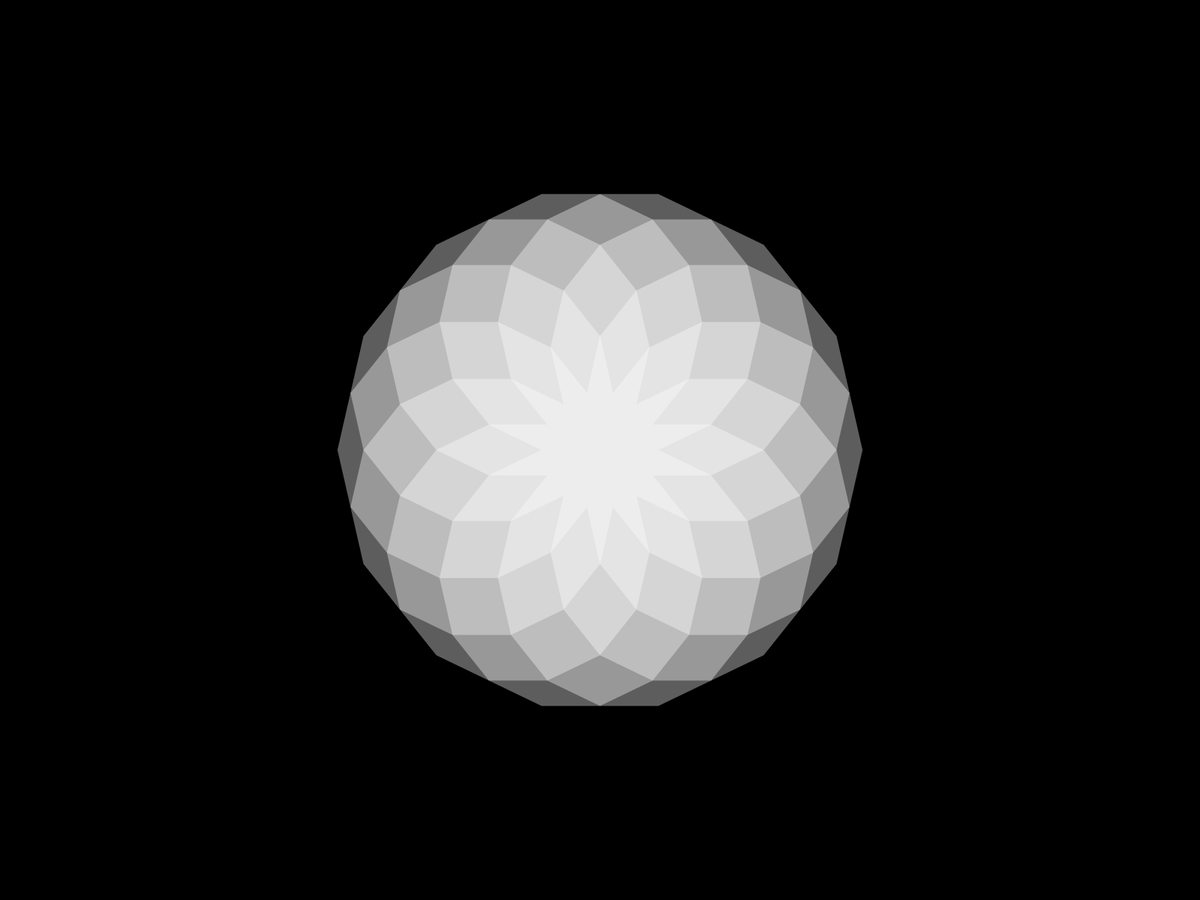
Frame 1 (no input)
Frame 60 (the mouse pressed at the canvas centre just before this capture): identical to frame 1, image omitted
Frame 120 (the mouse held since frame 60 and released just before this capture): identical to frame 1, image omitted

The Processing sketch that drew this single still picture (run headless with seeded random() and noise(); from frame 60 on, the mouse is pressed at the canvas centre):

// Processing sketch: rhombus
// ── rhombus.pde
//Written by FullmetalAlgorist (Mariah Vicary) 4/14/2018
//Creative Commons Attribution 4.0 International license
//Toggle UP and DOWN to change the number of side
//Toggle LEFT and RIGHT to change transparency
//SPACE to choose a new random color

float dotsx[];
float dotsy[];
int numDots = 14;
float a;
float r = 175;
float red = 255;
float green = 255;
float blue = 255;
float alpha= 16;
float nums = 7;

void setup () {
  fullScreen();
  //size(900, 600);
  background(0);
  smooth();
  noStroke();
  translate(width/2, height/2);
}

void draw () {
  background(0);
  translate(width/2, height/2);
  updateDots();
  for (int j = 0; j< nums; j++) {
    for (int i = 0; i<numDots; i++) {
      fill(red, green, blue, alpha);
      polygon(dotsx[i], dotsy[i], 175, numDots);
    }
  }
}

void polygon(float x, float y, float radius, int npoints) {
  float angle = TWO_PI / npoints;
  beginShape();
  for (float a = 0; a < TWO_PI; a += angle) {
    float sx = x + cos(a) * radius;
    float sy = y + sin(a) * radius;
    vertex(sx, sy);
  }
  endShape(CLOSE);
}

//function caculates numDots points aroud a circle 
//fill two arrays with the x and y values
void updateDots() {
  dotsx = new float[numDots];
  dotsy = new float[numDots];

  for (int i = 0; i<numDots; i++) {
    a = (i+1)*(TWO_PI/numDots);
    dotsx[i]= r * cos(a);
    dotsy[i]= r * sin(a);
  }
}
void keyPressed() {
  if (key == ' ') {
    //fully randomized rgb color
    //potential for color selection refinement
    red = random(255);
    green = random(255);
    blue= random(255);
  }
  if (keyCode == UP) {
    numDots++;
    numDots++;
  }
  if (keyCode == LEFT) {
    nums ++;
    alpha--;
    alpha--;
  } 
  if (keyCode == RIGHT) {
    nums--;
    alpha++;
    alpha++;
  }
  if (keyCode == DOWN) {
    if (numDots >2) {
      numDots--;
      numDots--;
    } else {
      println("Can't have less than 0 sides");
    }
  }
}
